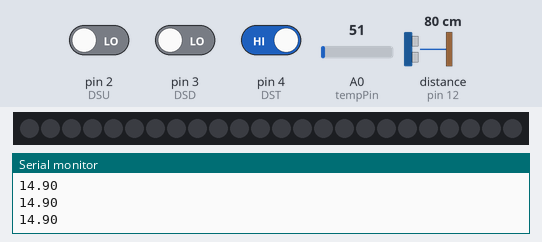
The sketch below on a simulated Arduino Uno, built with avr-gcc and run on an emulated ATmega328P. Parts: 24 RGB LEDs in strip order, left to right, the last lines printed to the serial monitor. Wiring (inferred from the names in the program): ultrasonic range finder: trigger pin 11; echo pin 12. The inputs (shaded band) are chosen by the test bench; at power-on: distance to the obstacle (sensor on pin 12) 80 cm, A0 (tempPin) = 51, pin 3 (DSD) LOW, pin 4 (DST) HIGH, pin 2 (DSU) LOW. The echo pulse lasts 58.3 µs per cm.

Above: at 1.2 s.
1.3 s: distance to the obstacle (sensor on pin 12) set to 2 cm
At 2.0 s:
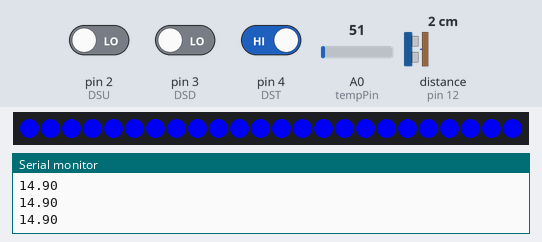
2.8 s: A0 (tempPin) set to 58
4.3 s: A0 (tempPin) set to 67
At 4.7 s:
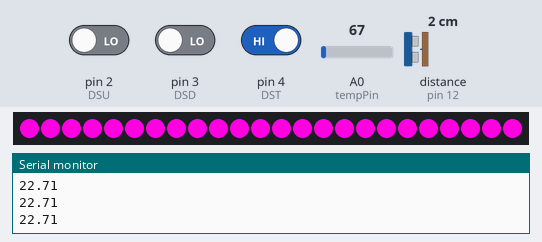
5.8 s: A0 (tempPin) set to 61
At 6.6 s:
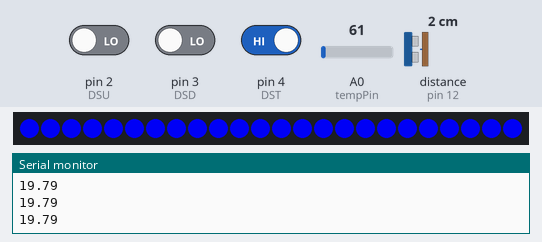
7.3 s: A0 (tempPin) set to 71
At 8.5 s:
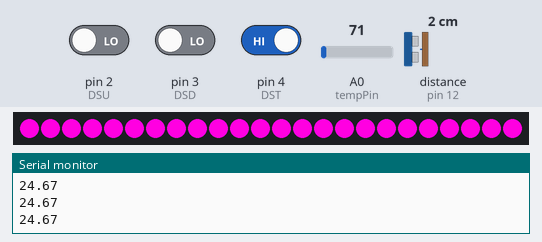
8.8 s: pin 3 (DSD) driven HIGH and pin 4 (DST) driven LOW
At 9.2 s:
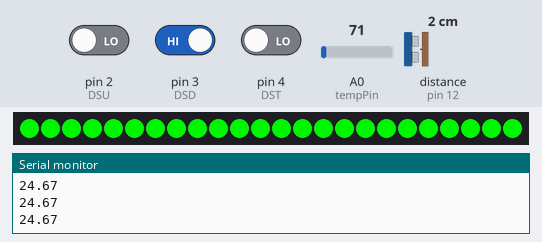
Timing chart, 0 to 11.3 s (numbered marks = the images above; inputs shaded):
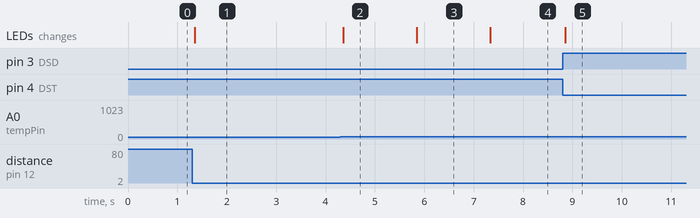

The sketch:

Proyecto_Medio_Termino.ino
```cpp
int Altura = 23; // Distancia Sensor al piso en cm
int Vaso = 14; // Altura del vaso en cm
int R, G, B; // Variables para R, G y B
float Frio = 20 ; float Caliente = 100; // En centigrados

float n=1;

// Dip Switch

int DSU = 2;
int DSD = 3;
int DST = 4;

int P1, P2, P3;

// Temperatura

int tempPin = A0;
int tval;

// Nivel

int trigPin = 11;    // Trigger
int echoPin = 12;    // Echo
long duration, cm, Nivel;

// LEDS

#include <Adafruit_NeoPixel.h>

int PIN =6;
int NumLEDS= 24;

Adafruit_NeoPixel pixels = Adafruit_NeoPixel(NumLEDS, PIN, NEO_GRB + NEO_KHZ800);


void setup() {

// DIP Switch

  pinMode(DSU, INPUT);
  pinMode(DSD, INPUT);
  pinMode(DST, INPUT);

// Nivel

  pinMode(trigPin, OUTPUT);
  pinMode(echoPin, INPUT);

  Serial.begin(9600);

// LEDS
  pixels.begin();
  pixels.show();

}

void loop() {

  float NivelxLED = .6; // 1 Led equivale a x nivel de agua

// Calculo de Temperatura (Temp)
  tval = analogRead(tempPin);
  float volt = ( tval/1024.0)*5000;
  float Temp = volt/10 - 10;
 // Temp = 1.905*Temp - 23.373; // ? regresión lineal
  Serial.println(Temp);


// Calculo de Nivel (Nivel: en cm) (NivelLEDS: leds equivalentes al nivel)
  // The sensor is triggered by a HIGH pulse of 10 or more microseconds.
  // Give a short LOW pulse beforehand to ensure a clean HIGH pulse:
  digitalWrite(trigPin, LOW);
  delayMicroseconds(5);
  digitalWrite(trigPin, HIGH);
  delayMicroseconds(10);
  digitalWrite(trigPin, LOW);
  // Read the signal from the sensor: a HIGH pulse whose
  // duration is the time (in microseconds) from the sending
  // of the ping to the reception of its echo off of an object.
  pinMode(echoPin, INPUT);
  duration = pulseIn(echoPin, HIGH);

  // Convert the time into a distance
  cm = (duration/2) / 29.1;
  Nivel = Altura - cm;
  int NivelLEDS = (Nivel / NivelxLED);


  //


// Seleción de Modo
  P1 = digitalRead(DSU);
  P2 = digitalRead(DSD);
  P3 = digitalRead(DST);

// Modo 1
  if (P1 == 1 & P2 == 0 & P3 == 0) {

    // Se definen los colores a partir de la temperatura

    if (Temp <= Frio) {
      R=0 ; G=0 ; B=225 ;
    }
    else if (Temp >= Caliente) {
      R=225 ; G=0 ; B=0 ;
    }
    else {
       R=225 ; G=0 ; B=225 ;
    }

    // Se iluminan los leds dependiendo del nivel, si no hay liquido no se ilumina nada
    if (Nivel > n ){
        for (int i = 0; i<= NivelLEDS; i++){
          pixels.setPixelColor(i,R,G,B);
          pixels.show();
        }
    // Se apagan el resto de los LEDS

        for (int i = NivelLEDS + 1; i<= NumLEDS; i++){
          pixels.setPixelColor(i,0,0,0);
          pixels.show();
        }
    }

    // Se apagan los LEDS si no hay liquido
    else {
      for (int i = 0; i<= NumLEDS; i++) {
          pixels.setPixelColor(i,0,0,0);
          pixels.show();
      }
    }
  }


// Modo 2

 else if (P2 == 1 & P1 == 0 & P3 == 0) {

      // Se iluminan los leds dependiendo del nivel, si no hay liquido no se ilumina nada
    if (Nivel > n ){
            if (NivelLEDS<=8){
              R=225; G=0; B=0;
            }
            else if (NivelLEDS>=17){
              R=0; G=225; B=0;
            }
            else {
             R=225; G=225; B=0;
            }
          for (int i = 0; i<= NumLEDS; i++){
            pixels.setPixelColor(i,R,G,B);
            pixels.show();
          }
    }

    // Se apagan los LEDS si no hay liquido
    else {
      for (int i = 0; i<= NumLEDS; i++) {
          pixels.setPixelColor(i,0,0,0);
          pixels.show();
      }
    }

 }


// Modo 3

 else if (P2 == 0 & P1 == 0 & P3 == 1) {
      // Se iluminan los leds dependiendo del nivel, si no hay liquido no se ilumina nada
    if (Nivel > n ){
           if (Temp<=Frio){
              R=0; G=0; B=225;
            }
            else if (Temp>=Caliente){
              R=225; G=0; B=0;
            }
            else {
             R=255; G=0; B=225;
            }
          for (int i = 0; i<= NumLEDS; i++){
            pixels.setPixelColor(i,R,G,B);
            pixels.show();
          }
    }

    // Se apagan los LEDS si no hay liquido
    else {
      for (int i = 0; i<= NumLEDS; i++) {
          pixels.setPixelColor(i,0,0,0);
          pixels.show();
      }
    }
 }


// Si es otro caso, no se prende ningún LED
 else{
  for (int i = 0; i<= NumLEDS; i++) {
          pixels.setPixelColor(i,0,0,0);
          pixels.show();
      }
 }

}
```

Measured:
- the behaviour switches between 61 and 62 on A0 (tempPin) (found by bisection; images 1 and 2)
- after the input at 1.3 s, the LEDs: change after 0.05 s (image 1)
- after the input at 4.3 s, the LEDs: change after 0.06 s (image 2)
- after the input at 5.8 s, the LEDs: change after 0.05 s (image 3)
- after the input at 7.3 s, the LEDs: change at once (image 4)
- after the input at 8.8 s, the LEDs: change after 0.06 s (image 5)
